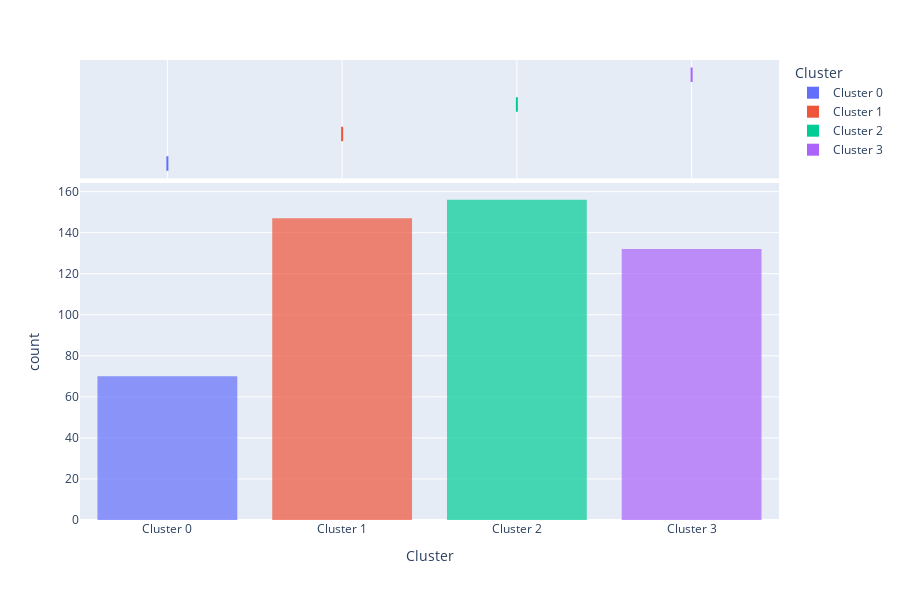

Notebook code cell kept with this figure:
### Code cell
plot_model(kmeans, plot='distribution')

### Figure 1 — Plotly figure (JSON) as saved in the notebook; plotly's stock layout.template omitted (floating-point values rounded to 4 significant figures; data arrays with more than 128 entries replaced by an {"elided": "..."} marker saying what was removed)
{"data": [{"alignmentgroup": "True", "bingroup": "x", "hovertemplate": "Cluster=%{x}<br>count=%{y}<extra></extra>", "legendgroup": "Cluster 0", "marker": {"color": "#636efa", "opacity": 0.7, "pattern": {"shape": ""}}, "name": "Cluster 0", "offsetgroup": "Cluster 0", "orientation": "v", "showlegend": true, "type": "histogram", "x": ["Cluster 0", "Cluster 0", "Cluster 0", "Cluster 0", "Cluster 0", "Cluster 0", "Cluster 0", "Cluster 0", "Cluster 0", "Cluster 0", "Cluster 0", "Cluster 0", "Cluster 0", "Cluster 0", "Cluster 0", "Cluster 0", "Cluster 0", "Cluster 0", "Cluster 0", "Cluster 0", "Cluster 0", "Cluster 0", "Cluster 0", "Cluster 0", "Cluster 0", "Cluster 0", "Cluster 0", "Cluster 0", "Cluster 0", "Cluster 0", "Cluster 0", "Cluster 0", "Cluster 0", "Cluster 0", "Cluster 0", "Cluster 0", "Cluster 0", "Cluster 0", "Cluster 0", "Cluster 0", "Cluster 0", "Cluster 0", "Cluster 0", "Cluster 0", "Cluster 0", "Cluster 0", "Cluster 0", "Cluster 0", "Cluster 0", "Cluster 0", "Cluster 0", "Cluster 0", "Cluster 0", "Cluster 0", "Cluster 0", "Cluster 0", "Cluster 0", "Cluster 0", "Cluster 0", "Cluster 0", "Cluster 0", "Cluster 0", "Cluster 0", "Cluster 0", "Cluster 0", "Cluster 0", "Cluster 0", "Cluster 0", "Cluster 0", "Cluster 0"], "xaxis": "x", "yaxis": "y"}, {"alignmentgroup": "True", "customdata": {"elided": "70x4 float values"}, "hovertemplate": "Cluster=%{x}<br>Age=%{customdata[0]}<br>Income=%{customdata[1]}<br>SpendingScore=%{customdata[2]}<br>Savings=%{customdata[3]}<extra></extra>", "legendgroup": "Cluster 0", "marker": {"color": "#636efa"}, "name": "Cluster 0", "notched": true, "offsetgroup": "Cluster 0", "showlegend": false, "type": "box", "x": ["Cluster 0", "Cluster 0", "Cluster 0", "Cluster 0", "Cluster 0", "Cluster 0", "Cluster 0", "Cluster 0", "Cluster 0", "Cluster 0", "Cluster 0", "Cluster 0", "Cluster 0", "Cluster 0", "Cluster 0", "Cluster 0", "Cluster 0", "Cluster 0", "Cluster 0", "Cluster 0", "Cluster 0", "Cluster 0", "Cluster 0", "Cluster 0", "Cluster 0", "Cluster 0", "Cluster 0", "Cluster 0", "Cluster 0", "Cluster 0", "Cluster 0", "Cluster 0", "Cluster 0", "Cluster 0", "Cluster 0", "Cluster 0", "Cluster 0", "Cluster 0", "Cluster 0", "Cluster 0", "Cluster 0", "Cluster 0", "Cluster 0", "Cluster 0", "Cluster 0", "Cluster 0", "Cluster 0", "Cluster 0", "Cluster 0", "Cluster 0", "Cluster 0", "Cluster 0", "Cluster 0", "Cluster 0", "Cluster 0", "Cluster 0", "Cluster 0", "Cluster 0", "Cluster 0", "Cluster 0", "Cluster 0", "Cluster 0", "Cluster 0", "Cluster 0", "Cluster 0", "Cluster 0", "Cluster 0", "Cluster 0", "Cluster 0", "Cluster 0"], "xaxis": "x2", "yaxis": "y2"}, {"alignmentgroup": "True", "bingroup": "x", "hovertemplate": "Cluster=%{x}<br>count=%{y}<extra></extra>", "legendgroup": "Cluster 1", "marker": {"color": "#EF553B", "opacity": 0.7, "pattern": {"shape": ""}}, "name": "Cluster 1", "offsetgroup": "Cluster 1", "orientation": "v", "showlegend": true, "type": "histogram", "x": {"elided": "147 str values"}, "xaxis": "x", "yaxis": "y"}, {"alignmentgroup": "True", "customdata": {"elided": "147x4 float values"}, "hovertemplate": "Cluster=%{x}<br>Age=%{customdata[0]}<br>Income=%{customdata[1]}<br>SpendingScore=%{customdata[2]}<br>Savings=%{customdata[3]}<extra></extra>", "legendgroup": "Cluster 1", "marker": {"color": "#EF553B"}, "name": "Cluster 1", "notched": true, "offsetgroup": "Cluster 1", "showlegend": false, "type": "box", "x": {"elided": "147 str values"}, "xaxis": "x2", "yaxis": "y2"}, {"alignmentgroup": "True", "bingroup": "x", "hovertemplate": "Cluster=%{x}<br>count=%{y}<extra></extra>", "legendgroup": "Cluster 2", "marker": {"color": "#00cc96", "opacity": 0.7, "pattern": {"shape": ""}}, "name": "Cluster 2", "offsetgroup": "Cluster 2", "orientation": "v", "showlegend": true, "type": "histogram", "x": {"elided": "156 str values"}, "xaxis": "x", "yaxis": "y"}, {"alignmentgroup": "True", "customdata": {"elided": "156x4 float values"}, "hovertemplate": "Cluster=%{x}<br>Age=%{customdata[0]}<br>Income=%{customdata[1]}<br>SpendingScore=%{customdata[2]}<br>Savings=%{customdata[3]}<extra></extra>", "legendgroup": "Cluster 2", "marker": {"color": "#00cc96"}, "name": "Cluster 2", "notched": true, "offsetgroup": "Cluster 2", "showlegend": false, "type": "box", "x": {"elided": "156 str values"}, "xaxis": "x2", "yaxis": "y2"}, {"alignmentgroup": "True", "bingroup": "x", "hovertemplate": "Cluster=%{x}<br>count=%{y}<extra></extra>", "legendgroup": "Cluster 3", "marker": {"color": "#ab63fa", "opacity": 0.7, "pattern": {"shape": ""}}, "name": "Cluster 3", "offsetgroup": "Cluster 3", "orientation": "v", "showlegend": true, "type": "histogram", "x": {"elided": "132 str values"}, "xaxis": "x", "yaxis": "y"}, {"alignmentgroup": "True", "customdata": {"elided": "132x4 float values"}, "hovertemplate": "Cluster=%{x}<br>Age=%{customdata[0]}<br>Income=%{customdata[1]}<br>SpendingScore=%{customdata[2]}<br>Savings=%{customdata[3]}<extra></extra>", "legendgroup": "Cluster 3", "marker": {"color": "#ab63fa"}, "name": "Cluster 3", "notched": true, "offsetgroup": "Cluster 3", "showlegend": false, "type": "box", "x": {"elided": "132 str values"}, "xaxis": "x2", "yaxis": "y2"}], "layout": {"barmode": "relative", "height": 600, "legend": {"title": {"text": "Cluster"}, "tracegroupgap": 0}, "margin": {"t": 60}, "xaxis": {"anchor": "y", "categoryarray": ["Cluster 0", "Cluster 1", "Cluster 2", "Cluster 3"], "categoryorder": "array", "domain": [0, 1], "title": {"text": "Cluster"}}, "xaxis2": {"anchor": "y2", "domain": [0, 1], "matches": "x", "showgrid": true, "showticklabels": false}, "yaxis": {"anchor": "x", "domain": [0, 0.7326], "title": {"text": "count"}}, "yaxis2": {"anchor": "x2", "domain": [0.7426, 1], "matches": "y2", "showgrid": false, "showline": false, "showticklabels": false, "ticks": ""}}}
